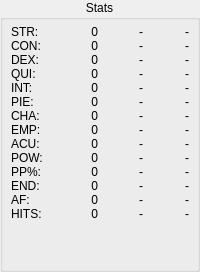
         <widget class="QGroupBox" name="StatsGroup">
          <property name="sizePolicy">
           <sizepolicy hsizetype="Preferred" vsizetype="Expanding">
            <horstretch>0</horstretch>
            <verstretch>0</verstretch>
           </sizepolicy>
          </property>
          <property name="title">
           <string>Stats</string>
          </property>
          <property name="alignment">
           <set>Qt::AlignHCenter|Qt::AlignTop</set>
          </property>
          <layout class="QGridLayout">
           <property name="leftMargin">
            <number>8</number>
           </property>
           <property name="topMargin">
            <number>5</number>
           </property>
           <property name="rightMargin">
            <number>8</number>
           </property>
           <property name="bottomMargin">
            <number>8</number>
           </property>
           <property name="horizontalSpacing">
            <number>5</number>
           </property>
           <property name="verticalSpacing">
            <number>0</number>
           </property>
           <item row="4" column="1">
            <widget class="QLabel" name="Intelligence">
             <property name="text">
              <string>0</string>
             </property>
             <property name="alignment">
              <set>Qt::AlignRight|Qt::AlignTrailing|Qt::AlignVCenter</set>
             </property>
            </widget>
           </item>
           <item row="0" column="2">
            <widget class="QLabel" name="StrengthCap">
             <property name="text">
              <string>-</string>
             </property>
             <property name="alignment">
              <set>Qt::AlignRight|Qt::AlignTrailing|Qt::AlignVCenter</set>
             </property>
            </widget>
           </item>
           <item row="2" column="2">
            <widget class="QLabel" name="DexterityCap">
             <property name="text">
              <string>-</string>
             </property>
             <property name="alignment">
              <set>Qt::AlignRight|Qt::AlignTrailing|Qt::AlignVCenter</set>
             </property>
            </widget>
           </item>
           <item row="3" column="1">
            <widget class="QLabel" name="Quickness">
             <property name="text">
              <string>0</string>
             </property>
             <property name="alignment">
              <set>Qt::AlignRight|Qt::AlignTrailing|Qt::AlignVCenter</set>
             </property>
            </widget>
           </item>
           <item row="0" column="1">
            <widget class="QLabel" name="Strength">
             <property name="text">
              <string>0</string>
             </property>
             <property name="alignment">
              <set>Qt::AlignRight|Qt::AlignTrailing|Qt::AlignVCenter</set>
             </property>
            </widget>
           </item>
           <item row="5" column="1">
            <widget class="QLabel" name="Piety">
             <property name="text">
              <string>0</string>
             </property>
             <property name="alignment">
              <set>Qt::AlignRight|Qt::AlignTrailing|Qt::AlignVCenter</set>
             </property>
            </widget>
           </item>
           <item row="11" column="1">
            <widget class="QLabel" name="Fatigue">
             <property name="text">
              <string>0</string>
             </property>
             <property name="alignment">
              <set>Qt::AlignRight|Qt::AlignTrailing|Qt::AlignVCenter</set>
             </property>
            </widget>
           </item>
           <item row="1" column="1">
            <widget class="QLabel" name="Constitution">
             <property name="text">
              <string>0</string>
             </property>
             <property name="alignment">
              <set>Qt::AlignRight|Qt::AlignTrailing|Qt::AlignVCenter</set>
             </property>
            </widget>
           </item>
           <item row="9" column="2">
            <widget class="QLabel" name="PowerCap">
             <property name="text">
              <string>-</string>
             </property>
             <property name="alignment">
              <set>Qt::AlignRight|Qt::AlignTrailing|Qt::AlignVCenter</set>
             </property>
            </widget>
           </item>
           <item row="1" column="2">
            <widget class="QLabel" name="ConstitutionCap">
             <property name="text">
              <string>-</string>
             </property>
             <property name="alignment">
              <set>Qt::AlignRight|Qt::AlignTrailing|Qt::AlignVCenter</set>
             </property>
            </widget>
           </item>
           <item row="3" column="2">
            <widget class="QLabel" name="QuicknessCap">
             <property name="text">
              <string>-</string>
             </property>
             <property name="alignment">
              <set>Qt::AlignRight|Qt::AlignTrailing|Qt::AlignVCenter</set>
             </property>
            </widget>
           </item>
           <item row="2" column="1">
            <widget class="QLabel" name="Dexterity">
             <property name="text">
              <string>0</string>
             </property>
             <property name="alignment">
              <set>Qt::AlignRight|Qt::AlignTrailing|Qt::AlignVCenter</set>
             </property>
            </widget>
           </item>
           <item row="6" column="1">
            <widget class="QLabel" name="Charisma">
             <property name="text">
              <string>0</string>
             </property>
             <property name="alignment">
              <set>Qt::AlignRight|Qt::AlignTrailing|Qt::AlignVCenter</set>
             </property>
            </widget>
           </item>
           <item row="6" column="2">
            <widget class="QLabel" name="CharismaCap">
             <property name="text">
              <string>-</string>
             </property>
             <property name="alignment">
              <set>Qt::AlignRight|Qt::AlignTrailing|Qt::AlignVCenter</set>
             </property>
            </widget>
           </item>
           <item row="7" column="1">
            <widget class="QLabel" name="Empathy">
             <property name="text">
              <string>0</string>
             </property>
             <property name="alignment">
              <set>Qt::AlignRight|Qt::AlignTrailing|Qt::AlignVCenter</set>
             </property>
            </widget>
           </item>
           <item row="9" column="1">
            <widget class="QLabel" name="Power">
             <property name="text">
              <string>0</string>
             </property>
             <property name="alignment">
              <set>Qt::AlignRight|Qt::AlignTrailing|Qt::AlignVCenter</set>
             </property>
            </widget>
           </item>
           <item row="0" column="0">
            <widget class="QLabel" name="StrengthLabel">
             <property name="text">
              <string>STR: </string>
             </property>
            </widget>
           </item>
           <item row="5" column="2">
            <widget class="QLabel" name="PietyCap">
             <property name="text">
              <string>-</string>
             </property>
             <property name="alignment">
              <set>Qt::AlignRight|Qt::AlignTrailing|Qt::AlignVCenter</set>
             </property>
            </widget>
           </item>
           <item row="6" column="0">
            <widget class="QLabel" name="CharismaLabel">
             <property name="text">
              <string>CHA: </string>
             </property>
            </widget>
           </item>
           <item row="7" column="3">
            <widget class="QLabel" name="EmpathyMythicalCap">
             <property name="text">
              <string>-</string>
             </property>
             <property name="alignment">
              <set>Qt::AlignRight|Qt::AlignTrailing|Qt::AlignVCenter</set>
             </property>
            </widget>
           </item>
           <item row="4" column="3">
            <widget class="QLabel" name="IntelligenceMythicalCap">
             <property name="text">
              <string>-</string>
             </property>
             <property name="alignment">
              <set>Qt::AlignRight|Qt::AlignTrailing|Qt::AlignVCenter</set>
             </property>
            </widget>
           </item>
           <item row="0" column="3">
            <widget class="QLabel" name="StrengthMythicalCap">
             <property name="text">
              <string>-</string>
             </property>
             <property name="alignment">
              <set>Qt::AlignRight|Qt::AlignTrailing|Qt::AlignVCenter</set>
             </property>
            </widget>
           </item>
           <item row="4" column="0">
            <widget class="QLabel" name="IntelligenceLabel">
             <property name="text">
              <string>INT: </string>
             </property>
            </widget>
           </item>
           <item row="4" column="2">
            <widget class="QLabel" name="IntelligenceCap">
             <property name="text">
              <string>-</string>
             </property>
             <property name="alignment">
              <set>Qt::AlignRight|Qt::AlignTrailing|Qt::AlignVCenter</set>
             </property>
            </widget>
           </item>
           <item row="10" column="1">
            <widget class="QLabel" name="PowerPool">
             <property name="text">
              <string>0</string>
             </property>
             <property name="alignment">
              <set>Qt::AlignRight|Qt::AlignTrailing|Qt::AlignVCenter</set>
             </property>
            </widget>
           </item>
           <item row="3" column="3">
            <widget class="QLabel" name="QuicknessMythicalCap">
             <property name="text">
              <string>-</string>
             </property>
             <property name="alignment">
              <set>Qt::AlignRight|Qt::AlignTrailing|Qt::AlignVCenter</set>
             </property>
            </widget>
           </item>
           <item row="10" column="0">
            <widget class="QLabel" name="PowerPoolLabel">
             <property name="text">
              <string>PP%: </string>
             </property>
            </widget>
           </item>
           <item row="1" column="3">
            <widget class="QLabel" name="ConstitutionMythicalCap">
             <property name="text">
              <string>-</string>
             </property>
             <property name="alignment">
              <set>Qt::AlignRight|Qt::AlignTrailing|Qt::AlignVCenter</set>
             </property>
            </widget>
           </item>
           <item row="10" column="2">
            <widget class="QLabel" name="PowerPoolCap">
             <property name="text">
              <string>-</string>
             </property>
             <property name="alignment">
              <set>Qt::AlignRight|Qt::AlignTrailing|Qt::AlignVCenter</set>
             </property>
            </widget>
           </item>
           <item row="12" column="1">
            <widget class="QLabel" name="ArmorFactor">
             <property name="text">
              <string>0</string>
             </property>
             <property name="alignment">
              <set>Qt::AlignRight|Qt::AlignTrailing|Qt::AlignVCenter</set>
             </property>
            </widget>
           </item>
           <item row="13" column="1">
            <widget class="QLabel" name="Hits">
             <property name="text">
              <string>0</string>
             </property>
             <property name="alignment">
              <set>Qt::AlignRight|Qt::AlignTrailing|Qt::AlignVCenter</set>
             </property>
            </widget>
           </item>
           <item row="9" column="0">
            <widget class="QLabel" name="PowerLabel">
             <property name="text">
              <string>POW:</string>
             </property>
            </widget>
           </item>
           <item row="13" column="0">
            <widget class="QLabel" name="HitsLabel">
             <property name="text">
              <string>HITS: </string>
             </property>
            </widget>
           </item>
           <item row="3" column="0">
            <widget class="QLabel" name="QuicknessLabel">
             <property name="text">
              <string>QUI: </string>
             </property>
            </widget>
           </item>
           <item row="13" column="2">
            <widget class="QLabel" name="HitsCap">
             <property name="text">
              <string>-</string>
             </property>
             <property name="alignment">
              <set>Qt::AlignRight|Qt::AlignTrailing|Qt::AlignVCenter</set>
             </property>
            </widget>
           </item>
           <item row="11" column="2">
            <widget class="QLabel" name="FatigueCap">
             <property name="text">
              <string>-</string>
             </property>
             <property name="alignment">
              <set>Qt::AlignRight|Qt::AlignTrailing|Qt::AlignVCenter</set>
             </property>
            </widget>
           </item>
           <item row="7" column="2">
            <widget class="QLabel" name="EmpathyCap">
             <property name="text">
              <string>-</string>
             </property>
             <property name="alignment">
              <set>Qt::AlignRight|Qt::AlignTrailing|Qt::AlignVCenter</set>
             </property>
            </widget>
           </item>
           <item row="12" column="2">
            <widget class="QLabel" name="ArmorFactorCap">
             <property name="text">
              <string>-</string>
             </property>
             <property name="alignment">
              <set>Qt::AlignRight|Qt::AlignTrailing|Qt::AlignVCenter</set>
             </property>
            </widget>
           </item>
           <item row="11" column="0">
            <widget class="QLabel" name="FatigueLabel">
             <property name="text">
              <string>END: </string>
             </property>
            </widget>
           </item>
           <item row="2" column="0">
            <widget class="QLabel" name="DexterityLabel">
             <property name="text">
              <string>DEX: </string>
             </property>
            </widget>
           </item>
           <item row="12" column="0">
            <widget class="QLabel" name="ArmorFactorLabel">
             <property name="text">
              <string>AF: </string>
             </property>
            </widget>
           </item>
           <item row="8" column="1">
            <widget class="QLabel" name="Acuity">
             <property name="text">
              <string>0</string>
             </property>
             <property name="alignment">
              <set>Qt::AlignRight|Qt::AlignTrailing|Qt::AlignVCenter</set>
             </property>
            </widget>
           </item>
           <item row="8" column="2">
            <widget class="QLabel" name="AcuityCap">
             <property name="text">
              <string>-</string>
             </property>
             <property name="alignment">
              <set>Qt::AlignRight|Qt::AlignTrailing|Qt::AlignVCenter</set>
             </property>
            </widget>
           </item>
           <item row="8" column="3">
            <widget class="QLabel" name="AcuityMythicalCap">
             <property name="text">
              <string>-</string>
             </property>
             <property name="alignment">
              <set>Qt::AlignRight|Qt::AlignTrailing|Qt::AlignVCenter</set>
             </property>
            </widget>
           </item>
           <item row="8" column="0">
            <widget class="QLabel" name="AcuityLabel">
             <property name="text">
              <string>ACU:</string>
             </property>
            </widget>
           </item>
           <item row="1" column="0">
            <widget class="QLabel" name="ConstitutionLabel">
             <property name="text">
              <string>CON: </string>
             </property>
            </widget>
           </item>
           <item row="5" column="0">
            <widget class="QLabel" name="PietyLabel">
             <property name="text">
              <string>PIE: </string>
             </property>
            </widget>
           </item>
           <item row="6" column="3">
            <widget class="QLabel" name="CharismaMythicalCap">
             <property name="text">
              <string>-</string>
             </property>
             <property name="alignment">
              <set>Qt::AlignRight|Qt::AlignTrailing|Qt::AlignVCenter</set>
             </property>
            </widget>
           </item>
           <item row="7" column="0">
            <widget class="QLabel" name="EmpathyLabel">
             <property name="text">
              <string>EMP: </string>
             </property>
            </widget>
           </item>
           <item row="2" column="3">
            <widget class="QLabel" name="DexterityMythicalCap">
             <property name="text">
              <string>-</string>
             </property>
             <property name="alignment">
              <set>Qt::AlignRight|Qt::AlignTrailing|Qt::AlignVCenter</set>
             </property>
            </widget>
           </item>
           <item row="5" column="3">
            <widget class="QLabel" name="PietyMythicalCap">
             <property name="text">
              <string>-</string>
             </property>
             <property name="alignment">
              <set>Qt::AlignRight|Qt::AlignTrailing|Qt::AlignVCenter</set>
             </property>
            </widget>
           </item>
           <item row="14" column="0" colspan="4">
            <spacer>
             <property name="orientation">
              <enum>Qt::Vertical</enum>
             </property>
             <property name="sizeHint" stdset="0">
              <size>
               <width>20</width>
               <height>40</height>
              </size>
             </property>
            </spacer>
           </item>
           <item row="9" column="3">
            <widget class="QLabel" name="PowerMythicalCap">
             <property name="text">
              <string>-</string>
             </property>
             <property name="alignment">
              <set>Qt::AlignRight|Qt::AlignTrailing|Qt::AlignVCenter</set>
             </property>
            </widget>
           </item>
           <item row="10" column="3">
            <widget class="QLabel" name="PowerPoolMythicalCap">
             <property name="text">
              <string>-</string>
             </property>
             <property name="alignment">
              <set>Qt::AlignRight|Qt::AlignTrailing|Qt::AlignVCenter</set>
             </property>
            </widget>
           </item>
           <item row="11" column="3">
            <widget class="QLabel" name="FatigueMythicalCap">
             <property name="text">
              <string>-</string>
             </property>
             <property name="alignment">
              <set>Qt::AlignRight|Qt::AlignTrailing|Qt::AlignVCenter</set>
             </property>
            </widget>
           </item>
           <item row="12" column="3">
            <widget class="QLabel" name="ArmorFactorMythicalCap">
             <property name="text">
              <string>-</string>
             </property>
             <property name="alignment">
              <set>Qt::AlignRight|Qt::AlignTrailing|Qt::AlignVCenter</set>
             </property>
            </widget>
           </item>
           <item row="13" column="3">
            <widget class="QLabel" name="HitsMythicalCap">
             <property name="text">
              <string>-</string>
             </property>
             <property name="alignment">
              <set>Qt::AlignRight|Qt::AlignTrailing|Qt::AlignVCenter</set>
             </property>
            </widget>
           </item>
          </layout>
          <zorder>FatigueLabel</zorder>
          <zorder>PietyLabel</zorder>
          <zorder>ConstitutionLabel</zorder>
          <zorder>IntelligenceLabel</zorder>
          <zorder>CharismaLabel</zorder>
          <zorder>PowerPoolLabel</zorder>
          <zorder>ArmorFactorLabel</zorder>
          <zorder>HitsLabel</zorder>
          <zorder>DexterityLabel</zorder>
          <zorder>QuicknessLabel</zorder>
          <zorder>PowerLabel</zorder>
          <zorder>EmpathyLabel</zorder>
          <zorder>StrengthLabel</zorder>
          <zorder>Strength</zorder>
          <zorder>Constitution</zorder>
          <zorder>Dexterity</zorder>
          <zorder>Quickness</zorder>
          <zorder>Intelligence</zorder>
          <zorder>Piety</zorder>
          <zorder>Charisma</zorder>
          <zorder>Empathy</zorder>
          <zorder>Power</zorder>
          <zorder>PowerPool</zorder>
          <zorder>Fatigue</zorder>
          <zorder>ArmorFactor</zorder>
          <zorder>Hits</zorder>
          <zorder>StrengthCap</zorder>
          <zorder>ConstitutionCap</zorder>
          <zorder>DexterityCap</zorder>
          <zorder>QuicknessCap</zorder>
          <zorder>IntelligenceCap</zorder>
          <zorder>PietyCap</zorder>
          <zorder>CharismaCap</zorder>
          <zorder>EmpathyCap</zorder>
          <zorder>PowerCap</zorder>
          <zorder>PowerPoolCap</zorder>
          <zorder>FatigueCap</zorder>
          <zorder>ArmorFactorCap</zorder>
          <zorder>HitsCap</zorder>
          <zorder>EmpathyMythicalCap</zorder>
          <zorder>CharismaMythicalCap</zorder>
          <zorder>PietyMythicalCap</zorder>
          <zorder>IntelligenceMythicalCap</zorder>
          <zorder>QuicknessMythicalCap</zorder>
          <zorder>DexterityMythicalCap</zorder>
          <zorder>ConstitutionMythicalCap</zorder>
          <zorder>StrengthMythicalCap</zorder>
          <zorder>AcuityLabel</zorder>
          <zorder>Acuity</zorder>
          <zorder>AcuityCap</zorder>
          <zorder>AcuityMythicalCap</zorder>
          <zorder>PowerMythicalCap</zorder>
          <zorder>PowerPoolMythicalCap</zorder>
          <zorder>FatigueMythicalCap</zorder>
          <zorder>ArmorFactorMythicalCap</zorder>
          <zorder>HitsMythicalCap</zorder>
         </widget>
